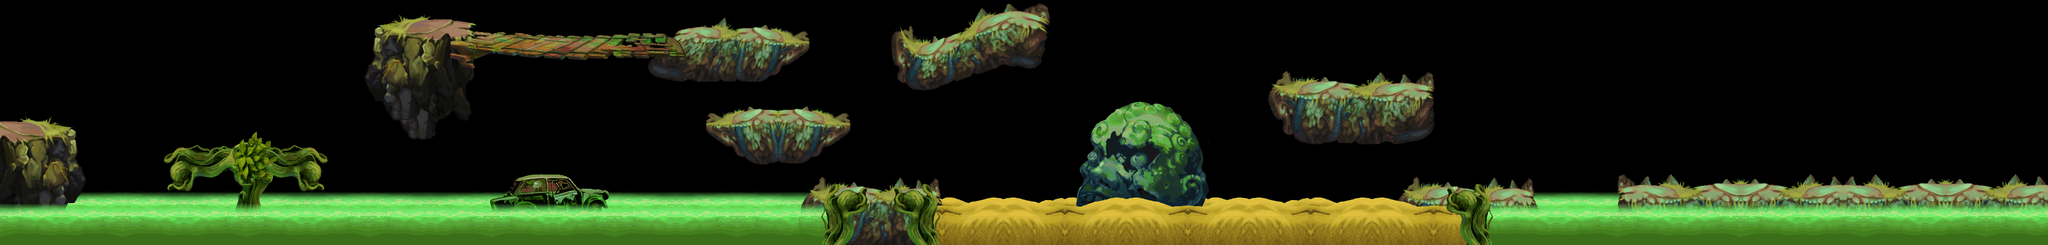

A level layout from a 2D game, rendered from its tile map. Below: a short description, then the map file with tile-grid data replaced by summaries:
An orthogonal 100x12 tile map with 40x40 px tiles, 4 tile layers (land1, land2, land3, land4) and 53 objects.

<map version="1.0" orientation="orthogonal" width="100" height="12" tilewidth="40" tileheight="40">
 <tileset firstgid="1" name="c-land" tilewidth="40" tileheight="40">
  <image source="c-land.png" width="1745" height="2038" />
 </tileset>
 <layer name="land1" width="100" height="12">
  <data>[1200 cells, 235 non-empty, 30 distinct tile ids]</data>
 </layer>
 <layer name="land2" width="100" height="12">
  <data>[1200 cells, 553 non-empty, 366 distinct tile ids]</data>
 </layer>
 <layer name="land3" width="100" height="12">
  <data>[1200 cells, 134 non-empty, 96 distinct tile ids]</data>
 </layer>
 <layer name="land4" width="100" height="12">
  <data>[1200 cells, 322 non-empty, 47 distinct tile ids]</data>
 </layer>
 <objectgroup name="pengzhuang" width="100" height="12">
  <object x="-8" y="264" width="145" height="75" />
  <object x="347" y="301" width="267" height="45" />
  <object x="1005" y="348" width="119" height="67" />
  <object x="1125" y="369" width="61" height="46" />
  <object x="958" y="389" width="47" height="26" />
  <object x="1582" y="379" width="256" height="99" />
  <object x="1838" y="432" width="83" height="46" />
  <object x="2766" y="379" width="226" height="66" />
  <object x="3159" y="377" width="842" height="52" />
  <object x="734" y="55" width="188" height="41" />
  <object x="922" y="81" width="405" height="29" />
  <object x="1327" y="73" width="253" height="22" />
  <object x="2270" y="270" width="59" height="14" />
  <object x="2200" y="201" width="68" height="31" />
  <object x="2129" y="266" width="71" height="13" />
  <object x="1970" y="34" width="78" height="22" />
  <object x="1750" y="100" width="221" height="24" />
  <object x="1377" y="237" width="280" height="20" />
  <object x="2482" y="176" width="313" height="29" />
  <object x="2692" y="436" width="75" height="44" />
 </objectgroup>
 <objectgroup name="zuobiao1" width="100" height="12">
  <object x="1720" y="380">
   <properties>
    <property name="id" value="1" />
    <property name="type" value="1" />
   </properties>
  </object>
  <object x="1331" y="457">
   <properties>
    <property name="id" value="13" />
    <property name="type" value="0" />
   </properties>
  </object>
  <object x="744" y="454">
   <properties>
    <property name="id" value="13" />
    <property name="type" value="0" />
   </properties>
  </object>
  <object x="1923" y="433" width="769" height="46">
   <properties>
    <property name="id" value="19" />
   </properties>
  </object>
  <object x="1204" y="82">
   <properties>
    <property name="id" value="1" />
    <property name="type" value="1" />
   </properties>
  </object>
  <object x="1132" y="82">
   <properties>
    <property name="id" value="1" />
    <property name="type" value="1" />
   </properties>
  </object>
  <object x="2920" y="382">
   <properties>
    <property name="id" value="1" />
    <property name="type" value="1" />
   </properties>
  </object>
  <object x="2848" y="382">
   <properties>
    <property name="id" value="1" />
    <property name="type" value="1" />
   </properties>
  </object>
  <object x="240" y="476">
   <properties>
    <property name="id" value="18" />
   </properties>
  </object>
  <object x="362" y="478">
   <properties>
    <property name="id" value="18" />
   </properties>
  </object>
  <object x="1004" y="478">
   <properties>
    <property name="id" value="18" />
   </properties>
  </object>
  <object x="1082" y="476">
   <properties>
    <property name="id" value="18" />
   </properties>
  </object>
  <object x="1442" y="478">
   <properties>
    <property name="id" value="18" />
   </properties>
  </object>
 </objectgroup>
 <objectgroup name="zuobiao2" width="100" height="12">
  <object x="1455" y="74">
   <properties>
    <property name="id" value="101" />
    <property name="num" value="5" />
    <property name="range" value="100" />
    <property name="time" value="1" />
    <property name="timemax" value="12" />
    <property name="timemin" value="3" />
    <property name="z" value="0" />
   </properties>
  </object>
  <object x="3872" y="380">
   <properties>
    <property name="id" value="113" />
    <property name="num" value="0" />
    <property name="time" value="1" />
   </properties>
  </object>
  <object x="496" y="299">
   <properties>
    <property name="id" value="104" />
    <property name="num" value="4" />
    <property name="range" value="50" />
    <property name="time" value="1" />
    <property name="timemax" value="6" />
    <property name="timmin" value="3" />
   </properties>
  </object>
  <object x="1561" y="236">
   <properties>
    <property name="id" value="104" />
    <property name="num" value="4" />
    <property name="range" value="50" />
    <property name="time" value="1" />
    <property name="timemax" value="6" />
    <property name="timmin" value="3" />
   </properties>
  </object>
  <object x="2641" y="177">
   <properties>
    <property name="id" value="104" />
    <property name="num" value="4" />
    <property name="range" value="50" />
    <property name="time" value="1" />
    <property name="timemax" value="6" />
    <property name="timmin" value="3" />
   </properties>
  </object>
  <object x="398" y="300">
   <properties>
    <property name="id" value="102" />
    <property name="num" value="3" />
    <property name="range" value="0" />
    <property name="time" value="1" />
    <property name="timemax" value="10" />
    <property name="timmin" value="3" />
   </properties>
  </object>
  <object x="2004" y="34">
   <properties>
    <property name="id" value="102" />
    <property name="num" value="3" />
    <property name="range" value="0" />
    <property name="time" value="1" />
    <property name="timemax" value="10" />
    <property name="timmin" value="3" />
   </properties>
  </object>
  <object x="2540" y="178">
   <properties>
    <property name="id" value="102" />
    <property name="num" value="3" />
    <property name="range" value="0" />
    <property name="time" value="1" />
    <property name="timemax" value="10" />
    <property name="timmin" value="3" />
   </properties>
  </object>
  <object x="816" y="56">
   <properties>
    <property name="id" value="111" />
    <property name="num" value="2" />
    <property name="range" value="20" />
    <property name="time" value="1" />
    <property name="timemax" value="8" />
    <property name="timmin" value="1" />
   </properties>
  </object>
  <object x="2236" y="200">
   <properties>
    <property name="id" value="111" />
    <property name="num" value="2" />
    <property name="range" value="20" />
    <property name="time" value="1" />
    <property name="timemax" value="8" />
    <property name="timmin" value="1" />
   </properties>
  </object>
  <object x="2720" y="176">
   <properties>
    <property name="id" value="111" />
    <property name="num" value="2" />
    <property name="range" value="20" />
    <property name="time" value="1" />
    <property name="timemax" value="8" />
    <property name="timmin" value="1" />
   </properties>
  </object>
  <object x="1016" y="82">
   <properties>
    <property name="id" value="101" />
    <property name="num" value="5" />
    <property name="range" value="100" />
    <property name="time" value="1" />
    <property name="timemax" value="12" />
    <property name="timemin" value="3" />
    <property name="z" value="0" />
   </properties>
  </object>
  <object x="1488" y="238">
   <properties>
    <property name="id" value="103" />
    <property name="num" value="4" />
    <property name="range" value="50" />
    <property name="time" value="1" />
    <property name="timemax" value="6" />
    <property name="timmin" value="3" />
   </properties>
  </object>
  </objectgroup>
 <objectgroup name="zuobiao3" width="100" height="12">
  <!-- 6 objects omitted --></objectgroup>
</map>
<!-- 7 of 53 objects omitted -->
